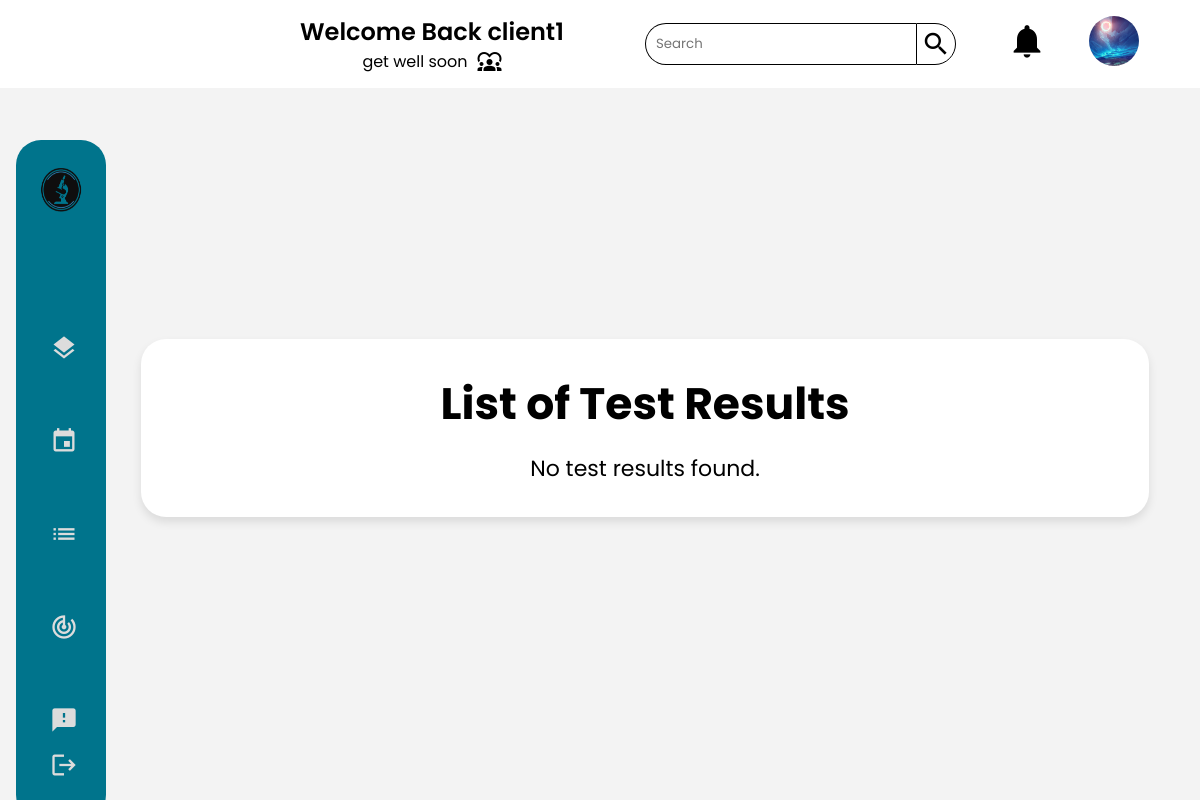
The app's page /client/results/ (signed in), older data.
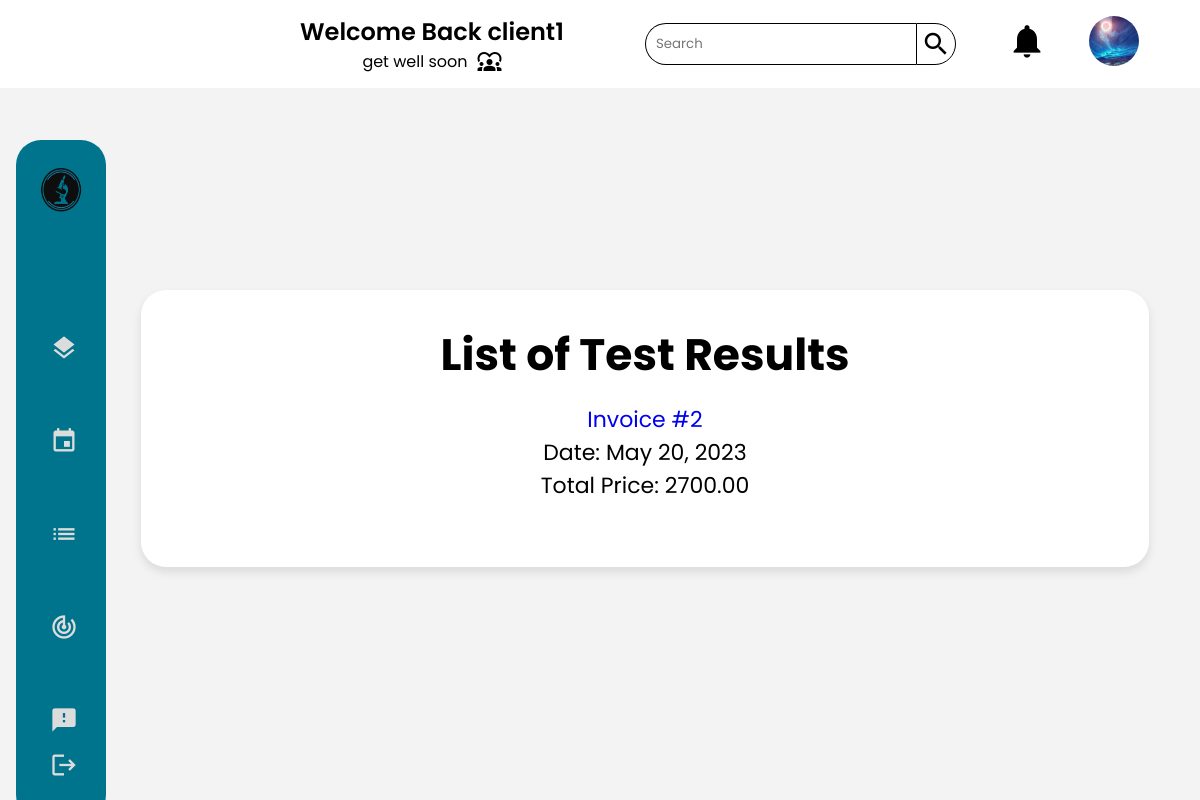
The same page, newer data.
### main_home/models.py (models this page shows)
class Invoice(models.Model):
    PRE_PAY = 'PP'
    ON_RECEIVE = 'OR'
    PAYMENT_CHOICES = [
        (PRE_PAY, 'Pre-Pay'),
        (ON_RECEIVE, 'On-Receive'),
    ]
    report = models.OneToOneField(Report, on_delete=models.CASCADE)
    creation_time = models.DateField(auto_now_add=True)
    total_price = models.DecimalField(max_digits=10, decimal_places=2)
    payment_status = models.BooleanField(default=False)
    client = models.ForeignKey(Client, on_delete=models.CASCADE)
    laboratory = models.ForeignKey(Laboratory, on_delete=models.CASCADE)
    class Meta:
        db_table = 'invoice'
    def __str__(self):
        return f"Invoice #{self.id}"

### client/views.py (the view)
# urls.py: path("results/",views.result_list,name="test_result_list"),
@login_required
@permission_required('client.view_client', raise_exception=True)
def result_list(request):
    invoices = Invoice.objects.filter(client=request.user.client, payment_status=True).all()
    print(invoices)
    context = {
        'invoices':invoices
    }
    return render(request,'client/result/result_list.html', context)

### client/templates/client/result/result_list.html
{% extends 'client/client.html' %}
{% load static %}
{% block main %}
<div class="Container">
        <h1>List of Test Results</h1>
        <ul>
          {% for invoice in invoices %}
            <li><a href="{% url 'client_result_detail' invoice.id%}">Invoice #{{ invoice.id }}</a></li>
            <li>Date: {{ invoice.creation_time }}</li>
            <li>Total Price: {{ invoice.total_price }}</li>
            <br>
          {% empty %}
            <li>No test results found.</li>
          {% endfor %}
        </ul>
</div>
{% endblock main %}

Row changes from the older to the newer data that the page shows:
now on this page (row edited): Invoice: id "2", creation_time "May 20, 2023", total_price "2700.00"
Text that changed along with them:
text no longer shown: "No test results found."
